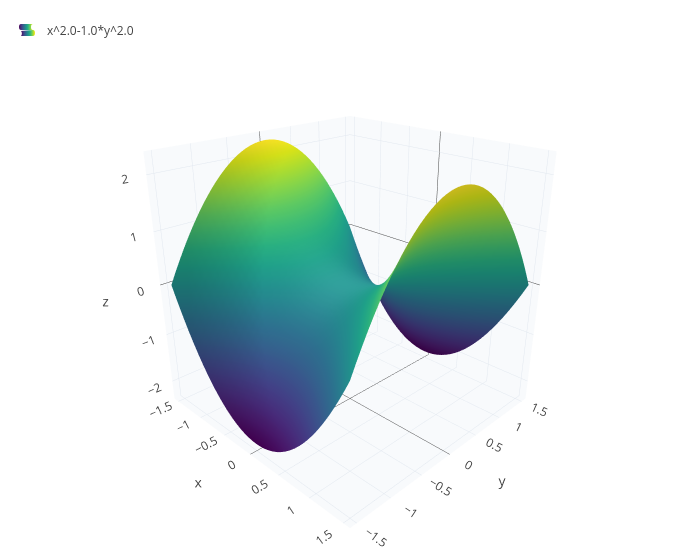

This figure's notebook cell:
### Code cell
plot3d(x^2-y^2, x, -1.5, 1.5, y, -1.5, 1.5)

### Figure 1 — Plotly figure (JSON) as saved in the notebook; plotly's stock layout.template omitted (floating-point values rounded to 4 significant figures; data arrays with more than 128 entries replaced by an {"elided": "..."} marker saying what was removed)
{"data": [{"colorscale": "Viridis", "name": "x^2.0-1.0*y^2.0", "opacity": 1, "showlegend": true, "showscale": false, "type": "surface", "x": {"elided": "41x41 float values"}, "y": {"elided": "41x41 float values"}, "z": {"elided": "41x41 float values"}}], "layout": {"height": 560, "legend": {"x": 0.01, "y": 0.99}, "margin": {"b": 0, "l": 0, "r": 0, "t": 10}, "scene": {"aspectmode": "cube", "camera": {"eye": {"x": 1.6, "y": -1.6, "z": 1.0}}, "xaxis": {"backgroundcolor": "#f8fafc", "gridcolor": "#e2e8f0", "showbackground": true, "title": {"text": "x"}}, "yaxis": {"backgroundcolor": "#f8fafc", "gridcolor": "#e2e8f0", "showbackground": true, "title": {"text": "y"}}, "zaxis": {"backgroundcolor": "#f8fafc", "gridcolor": "#e2e8f0", "showbackground": true, "title": {"text": "z"}}}, "showlegend": true, "title": {"text": ""}, "width": 700}}
